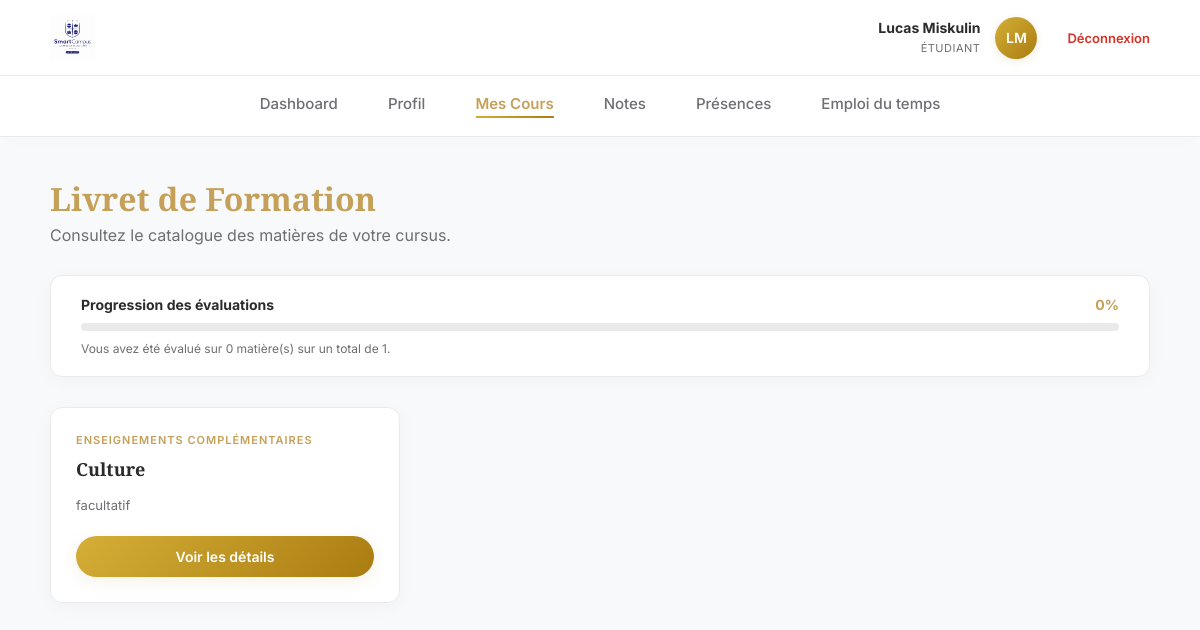
The page /mes_cours.php (signed in) on the database as committed earlier.
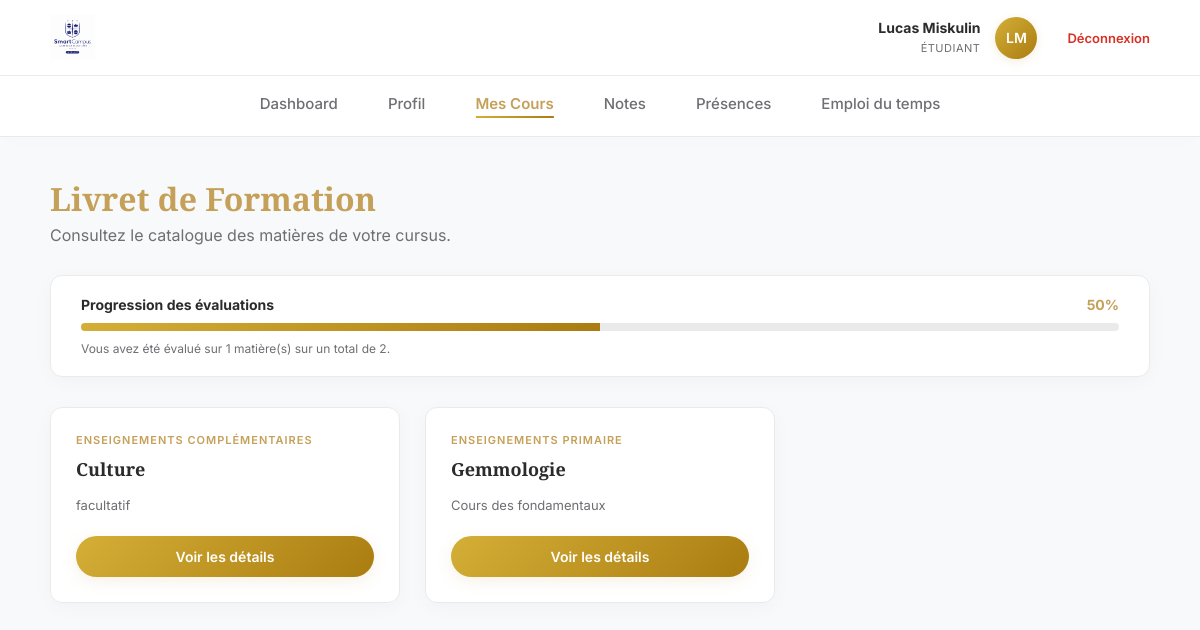
The same page on the database as committed later.
### tables this page shows
CREATE TABLE cours (
        id INTEGER PRIMARY KEY AUTOINCREMENT,
        titre TEXT NOT NULL,
        categorie TEXT NOT NULL,
        description TEXT,
        groupe_id INTEGER,
        professeur_id INTEGER,
        FOREIGN KEY(groupe_id) REFERENCES groupes(id) ON DELETE CASCADE,
        FOREIGN KEY(professeur_id) REFERENCES utilisateurs(id) ON DELETE SET NULL
    );

### mes_cours.php (the view, shortened to what this page needs)
<?php
require_once 'db.php';
$stmt_info = $db->prepare("SELECT prenom, nom FROM utilisateurs WHERE id = ?");
$stmt_info->execute([$_SESSION['utilisateur_id']]);
$user_info = $stmt_info->fetch(PDO::FETCH_ASSOC);
$initiales = strtoupper(substr($user_info['prenom'], 0, 1) . substr($user_info['nom'], 0, 1));
$liste_cours = $db->query("SELECT * FROM cours ORDER BY categorie, titre")->fetchAll(PDO::FETCH_ASSOC);
$total_cours = count($liste_cours);
$stmt_notes = $db->prepare("SELECT COUNT(DISTINCT cours_id) as cours_evalues FROM notes WHERE etudiant_id = ?");
$stmt_notes->execute([$_SESSION['utilisateur_id']]);
$cours_evalues = $stmt_notes->fetch(PDO::FETCH_ASSOC)['cours_evalues'];
$progression = $total_cours > 0 ? round(($cours_evalues / $total_cours) * 100) : 0;
?>
<!DOCTYPE html>
<html lang="fr">
<head>
    <link rel="stylesheet" href="style.css">
</head>
<body>
    <header class="top-bar">
        <img src="images/logo.jpg" alt="Logo HEJ" onerror="this.src='https://via.placeholder.com/120x45?text=SmartCampus'">
        <div class="user-widget">
            <div class="user-widget-info" style="text-align: right;">
                <strong><?= htmlspecialchars($user_info['prenom'] . ' ' . $user_info['nom']) ?></strong>
                <span>Étudiant</span>
            </div>
            <div class="avatar-small"><?= $initiales ?></div>
            <a href="deconnexion.php" style="margin-left: 15px; color: var(--danger); text-decoration: none; font-size: 13px; font-weight: 600;">Déconnexion</a>
        </div>
    </header>
    <nav class="top-nav">
        <a href="dashboard_etudiant.php">Dashboard</a>
        <a href="profil.php">Profil</a>
        <a href="mes_cours.php" class="active">Mes Cours</a>
        <a href="mes_notes.php">Notes</a>
        <a href="presences.php">Présences</a>
        <a href="planning.php">Emploi du temps</a>
    </nav>
    <div class="container">
        <div style="margin-bottom: 30px;">
            <h1 style="margin:0; color:var(--primary);">Livret de Formation</h1>
            <p style="margin:5px 0 0 0; color:var(--text-muted);">Consultez le catalogue des matières de votre cursus.</p>
        </div>
        <div class="progress-container">
            <div style="display: flex; justify-content: space-between; align-items: center; margin-bottom: 5px;">
                <strong style="font-size: 14px;">Progression des évaluations</strong>
                <span style="font-size: 14px; font-weight: bold; color: var(--primary);"><?= $progression ?>%</span>
            </div>
            <div class="progress-bar-bg">
                <div class="progress-bar-fill" style="width: <?= $progression ?>%;"></div>
            </div>
            <p style="margin: 10px 0 0 0; font-size: 12px; color: var(--text-muted);">Vous avez été évalué sur <?= $cours_evalues ?> matière(s) sur un total de <?= $total_cours ?>.</p>
        </div>
        <div class="courses-grid">
            <?php if (empty($liste_cours)): ?>
                <p style="color: var(--text-muted);">Aucun cours n'est actuellement au programme.</p>
            <?php else: ?>
                <?php foreach ($liste_cours as $cours): ?>
                    <div class="course-card">
                        <div>
                            <div class="course-category"><?= htmlspecialchars($cours['categorie']) ?></div>
                            <h3 class="course-title"><?= htmlspecialchars($cours['titre']) ?></h3>
                            <div class="course-desc">
                                <?= htmlspecialchars(strlen($cours['description']) > 100 ? substr($cours['description'], 0, 100) . '...' : $cours['description']) ?>
                            </div>
                        </div>
                       <a href="detail_cours.php?id=<?= $cours['id'] ?>" class="btn-action" style="width: 100%;">Voir les détails</a>
                    </div>
                <?php endforeach; ?>
            <?php endif; ?>
        </div>
    </div>
</body>
</html>

Rows that differ between the two databases and show on the page:
added cours: categorie "ENSEIGNEMENTS PRIMAIRE", titre "Gemmologie", description "Cours des fondamentaux"
Other text that changed with them:
$progression: "0" → "50"
$cours_evalues: "0" → "1"
$total_cours: "1" → "2"
